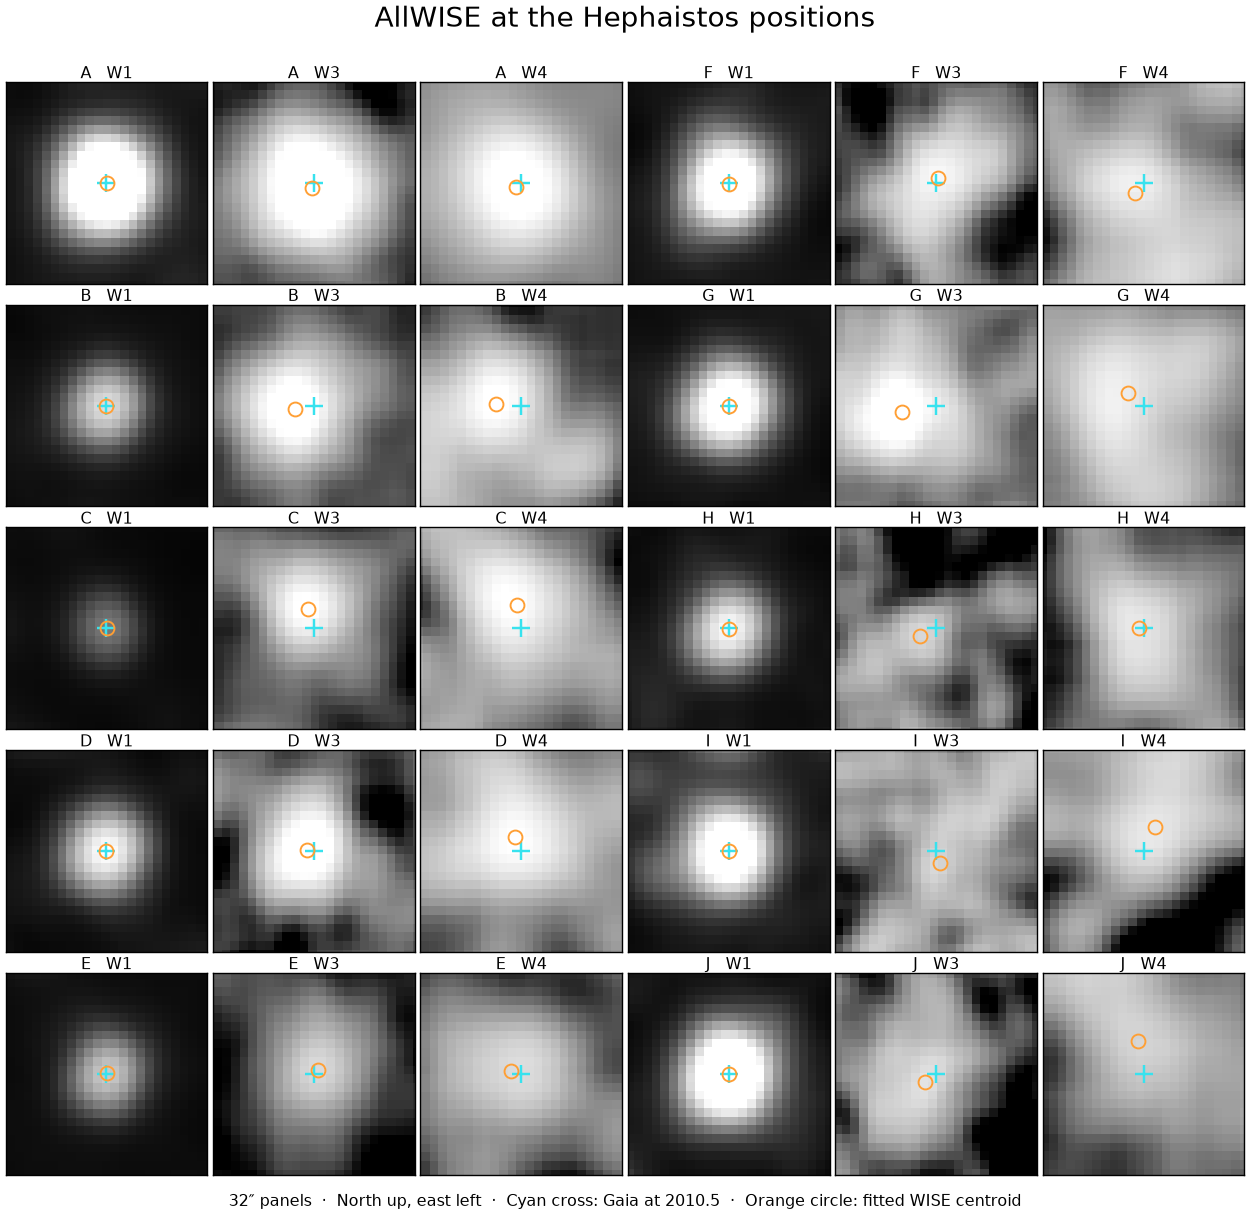

Generate this figure with Python:
"""Locate the WISE emission on native AllWISE Atlas pixels."""
from concurrent.futures import ThreadPoolExecutor
import csv
import datetime
import gzip
import hashlib
import io
import json
from pathlib import Path
import sys
from urllib.request import urlopen
from urllib.parse import urlencode
import time
import numpy as np
from scipy.optimize import least_squares

ROOT=Path(__file__).resolve().parent
sys.path.insert(0,str(ROOT.parent/'wise'))
from fetch import position, targets
from measure import arc
BANDS={1:6.1,3:6.5,4:12.0}

def cloud_cutout(url, ra, dec):
    from astropy.io import fits
    from astropy.wcs import WCS
    with urlopen(url, timeout=110) as response:
        native = response.read()
    with fits.open(io.BytesIO(native), do_not_scale_image_data=True) as hdus:
        hdu = hdus[0]
        x, y = WCS(hdu.header).celestial.world_to_pixel_values(ra, dec)
        x0, y0 = int(round(float(x))) - 67, int(round(float(y))) - 67
        data = np.array(hdu.data[y0:y0+135, x0:x0+135])
        if data.shape != (135,135):
            raise ValueError('Requested cutout crosses atlas edge')
        header = hdu.header.copy()
        header['CRPIX1'] -= x0
        header['CRPIX2'] -= y0
        out = io.BytesIO()
        fits.PrimaryHDU(data, header).writeto(out)
    return out.getvalue(), hashlib.sha256(native).hexdigest()


def image(t,band):
    archive=ROOT.parent/'wise'/'archive'
    name=t['label']+'_catwise.csv.gz'
    with gzip.open(archive/name,'rt') as f:
        nearest=min(csv.DictReader(f),key=lambda r:arc(r,t,'catwise'))
    coadd=nearest['source_id'].split('_')[0]+'_ac51'
    r,d=position(t,2010.5)
    url=(f'https://irsa.ipac.caltech.edu/ibe/data/wise/allwise/p3am_cdd/{coadd[:2]}/{coadd[:4]}/{coadd}/{coadd}-w{band}-int-3.fits?'
         +urlencode(dict(center=f'{r:.7f},{d:.7f}',size='135pix')))
    cache=ROOT/'stamp_cache';cache.mkdir(exist_ok=True)
    file=cache/f'{t["label"]}_W{band}.fits'
    provenance = cache/f'{t["label"]}_W{band}.json'
    if file.exists() and provenance.exists():
        data_source = json.loads(provenance.read_text())
        b = file.read_bytes()
        if data_source['sha256_fits'] != hashlib.sha256(b).hexdigest():
            raise ValueError(f'Cached FITS digest mismatch: {file}')
    else:
        cloud = ('https://nasa-irsa-wise.s3.us-west-2.amazonaws.com/wise/allwise/images/p3am_cdd/'
                 + f'{coadd[:2]}/{coadd[:4]}/{coadd}/{coadd}-w{band}-int-3.fits')
        data_source = dict(url=url)
        try:
            with urlopen(url,timeout=65) as response:
                b = response.read()
            if b.startswith(b'\x1f\x8b'):
                b = gzip.decompress(b)
            if not b.startswith(b'SIMPLE  ='):
                raise ValueError('IBE response was not FITS')
        except Exception as exc:
            b, native_hash = cloud_cutout(cloud, r, d)
            data_source = dict(url=cloud, native_sha256=native_hash, cutout_url=url, cutout_error=str(exc))
        data_source['sha256_fits'] = hashlib.sha256(b).hexdigest()
        data_source['utc'] = dt.datetime.now(dt.timezone.utc).isoformat()
        file.write_bytes(b)
        provenance.write_text(json.dumps(data_source,indent=2)+'\n')
    h={}
    for i in range(0,len(b),80):
        card=b[i:i+80].decode('ascii')
        if card[:8].strip()=='END':break
        if card[8:10]=='= ':h[card[:8].strip()]=card[10:].split('/')[0].strip().strip("'").strip()
    assert int(h['BITPIX'])==-32 and int(h['NAXIS'])==2 and h['CTYPE1']=='RA---SIN' and h['CTYPE2']=='DEC--SIN' and float(h['CROTA2'])==0
    a=np.frombuffer(b,dtype='>f4',offset=((i+80+2879)//2880)*2880,count=int(h['NAXIS1'])*int(h['NAXIS2'])).reshape(int(h['NAXIS2']),int(h['NAXIS1'])).astype(float)
    a=a*float(h.get('BSCALE',1))+float(h.get('BZERO',0))
    da,delta,d0=np.radians([r-float(h['CRVAL1']),d,float(h['CRVAL2'])])
    xi=np.cos(delta)*np.sin(da)
    eta=np.sin(delta)*np.cos(d0)-np.cos(delta)*np.sin(d0)*np.cos(da)
    x=np.degrees(xi)/float(h['CDELT1'])+float(h['CRPIX1'])-1
    y=np.degrees(eta)/float(h['CDELT2'])+float(h['CRPIX2'])-1
    scale=float(h['CDELT2'])*3600
    assert 18<x<a.shape[1]-18 and 18<y<a.shape[0]-18
    meta=dict(label=t['label'],band=band,gaia_epoch=2010.5,bytes=len(b),**data_source)
    return a,x,y,scale,meta

def fit(a,x,y,scale,fwhm):
    yy,xx=np.indices(a.shape);dx=xx-x;dy=yy-y
    sigma=fwhm/scale/2.355
    # Fit a ramp simultaneously so extended backgrounds do not bias position as strongly.
    rr=np.hypot(dx,dy)
    good=(rr<max(9,2.4*fwhm/scale)) & np.isfinite(a)
    X,Y=dx[good],dy[good]; z=a[good]
    background=np.median(z)
    local=z[np.hypot(X,Y)<3]
    amp0=max(np.max(local)-background,0.001)
    span=7/scale
    def residual(p):
        amp,cx,cy,off,slx,sly=p
        return amp*np.exp(-((X-cx)**2+(Y-cy)**2)/(2*sigma**2))+off+slx*X+sly*Y-z
    p=least_squares(residual,[amp0,0,0,background,0,0],bounds=([0,-span,-span,-np.inf,-np.inf,-np.inf],[np.inf,span,span,np.inf,np.inf,np.inf])).x
    return p

def analyze(args):
    t,band=args
    a,x,y,s,receipt=image(t,band)
    fit1=fit(a,x,y,s,BANDS[band]);fit2=fit(a,x,y,s,BANDS[band]*1.2)
    amp,cx,cy=fit1[:3]
    sep=s*np.hypot(cx,cy)
    east,north=-s*cx,s*cy
    row=dict(label=t['label'],band=band,east_as=round(east,3),north_as=round(north,3),separation_as=round(sep,3),change_wider_psf_as=round(s*np.hypot(fit2[1]-cx,fit2[2]-cy),3),centroid_at_bound=bool(max(abs(east),abs(north))>6.98))
    yy,xx=np.indices(a.shape)
    recovered=[]
    for ux in (-42,-21,0,21,42):
        for uy in (-42,-21,0,21,42):
            if ux==uy==0: continue
            xx0,yy0=x+ux,y+uy
            if not (15<xx0<a.shape[1]-15 and 15<yy0<a.shape[0]-15):continue
            kernel=np.exp(-((xx-xx0)**2+(yy-yy0)**2)/(2*(BANDS[band]/s/2.355)**2))
            off=fit(a+amp*kernel,xx0,yy0,s,BANDS[band])[1:3]
            recovered.append(s*np.hypot(*off))
    row['local_placements']=len(recovered)
    row['placement_p68_as']=round(np.percentile(recovered,68),3) if recovered else ''
    row['placement_p90_as']=round(np.percentile(recovered,90),3) if recovered else ''
    return row,receipt,(a,x,y,s,cx,cy)

def attempt(args):
    try:
        return analyze(args)
    except Exception as error:
        t, band = args
        return None, dict(label=t['label'], band=band, error=repr(error)), None

def run():
    import matplotlib
    matplotlib.use('Agg')
    import matplotlib.pyplot as plt
    cases=[(t,b) for t in targets() for b in BANDS]
    with ThreadPoolExecutor(4) as pool: out=list(pool.map(attempt,cases))
    measured=[r for r,_,_ in out if r is not None]
    if not measured:
        raise ValueError(str([q for _,q,_ in out]))
    with (ROOT/'centroids.csv').open('w') as f:
        w=csv.DictWriter(f,measured[0].keys(),lineterminator='\n');w.writeheader();w.writerows(measured)
    (ROOT/'queries.json').write_text(json.dumps([q for _,q,_ in out],indent=2)+'\n')
    fig,axes=plt.subplots(5,6,figsize=(10,9.7))
    for i,(r,q,values) in enumerate(out):
        ax=axes[(i//3)%5,(i//15)*3+i%3]
        if values is None:
            ax.set_title(f"{q['label']}   W{q['band']}",fontsize=9)
            ax.text(.5,.5,'Unavailable',ha='center',va='center',transform=ax.transAxes)
            ax.set(xticks=[],yticks=[])
            continue
        a,x,y,s,cx,cy=values
        q1,q2=np.nanpercentile(a,[15,99.2]);n=max(q2-q1,1e-6)
        ax.imshow(np.arcsinh((a-q1)/n*4),origin='lower',cmap='gray',vmin=-0.1,vmax=2.6,interpolation='nearest')
        ax.plot(x,y,marker='+',ms=10,color='#37e2ee',mew=1.4)
        ax.plot(x+cx,y+cy,marker='o',fillstyle='none',ms=8,color='#ff9f34',mew=1.1)
        ax.set(xlim=(x-16/s,x+16/s),ylim=(y-16/s,y+16/s),xticks=[],yticks=[])
        ax.set_title(f'{r["label"]}   W{r["band"]}',fontsize=9,pad=2)
    fig.suptitle('AllWISE at the Hephaistos positions',fontsize=16,y=.995)
    fig.text(.5,.005,'32″ panels  ·  North up, east left  ·  Cyan cross: Gaia at 2010.5  ·  Orange circle: fitted WISE centroid',ha='center',fontsize=9)
    fig.tight_layout(rect=(0,.017,1,.977),pad=.32)
    fig.savefig(ROOT/'atlas.png',dpi=125);plt.close(fig)

if __name__=='__main__':run()
